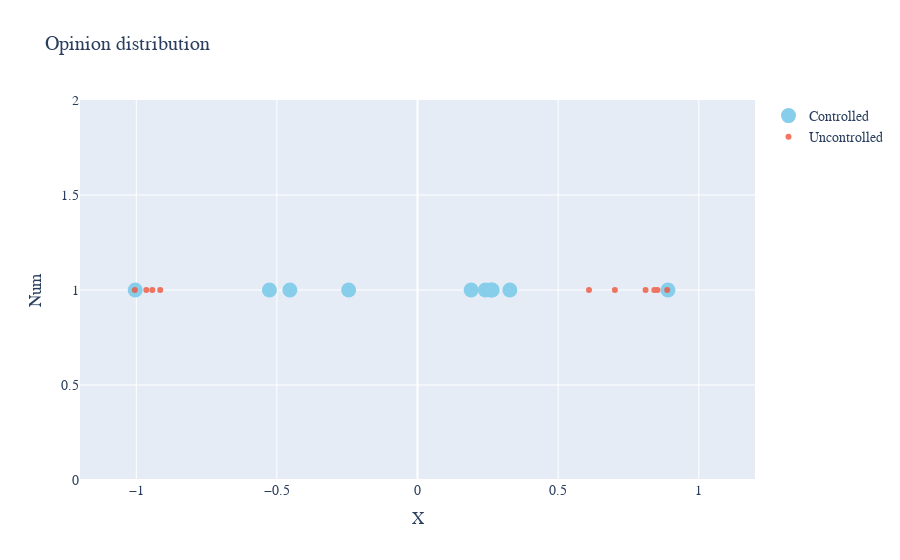

Notebook code for this chart:
### Code cell
fig = make_subplots(rows=1, cols=1)
fig.add_trace(go.Scatter(x=c_xs[:, -1].flatten(), y=np.ones(eq.var_dim-1),
                         mode='markers',
                         name="Controlled", marker=dict(color='SkyBlue', size=15)), row=1, col=1)
fig.add_trace(go.Scatter(x=uc_xs[:, -1].flatten(), y=np.ones(eq.var_dim-1),
                         mode='markers',
                         name="Uncontrolled", opacity=0.8), row=1, col=1)
fig.update_layout(
    title="Opinion distribution",
    xaxis_title="X",
    yaxis_title="Num",
    xaxis_range=[-1.2,1.2],
    font=dict(
        family="Courier New, monospace",
        size=14
    )
)
fig.show()

### Figure 1 — Plotly figure (JSON) as saved in the notebook; plotly's stock layout.template omitted (floating-point values rounded to 4 significant figures)
{"data": [{"marker": {"color": "SkyBlue", "size": 15}, "mode": "markers", "name": "Controlled", "type": "scatter", "x": [-0.2448, 0.2413, 0.8905, 0.2657, -1.004, 0.1907, 0.3283, -0.4538, -0.5265, 0.2604], "xaxis": "x", "y": [1, 1, 1, 1, 1, 1, 1, 1, 1, 1], "yaxis": "y"}, {"mode": "markers", "name": "Uncontrolled", "opacity": 0.8, "type": "scatter", "x": [-0.943, -1.005, -0.9643, -0.9148, 0.7018, 0.8421, 0.8532, 0.8878, 0.8109, 0.6098], "xaxis": "x", "y": [1, 1, 1, 1, 1, 1, 1, 1, 1, 1], "yaxis": "y"}], "layout": {"font": {"family": "Courier New, monospace", "size": 14}, "title": {"text": "Opinion distribution"}, "xaxis": {"anchor": "y", "domain": [0, 1], "range": [-1.2, 1.2], "title": {"text": "X"}}, "yaxis": {"anchor": "x", "domain": [0, 1], "title": {"text": "Num"}}}}
